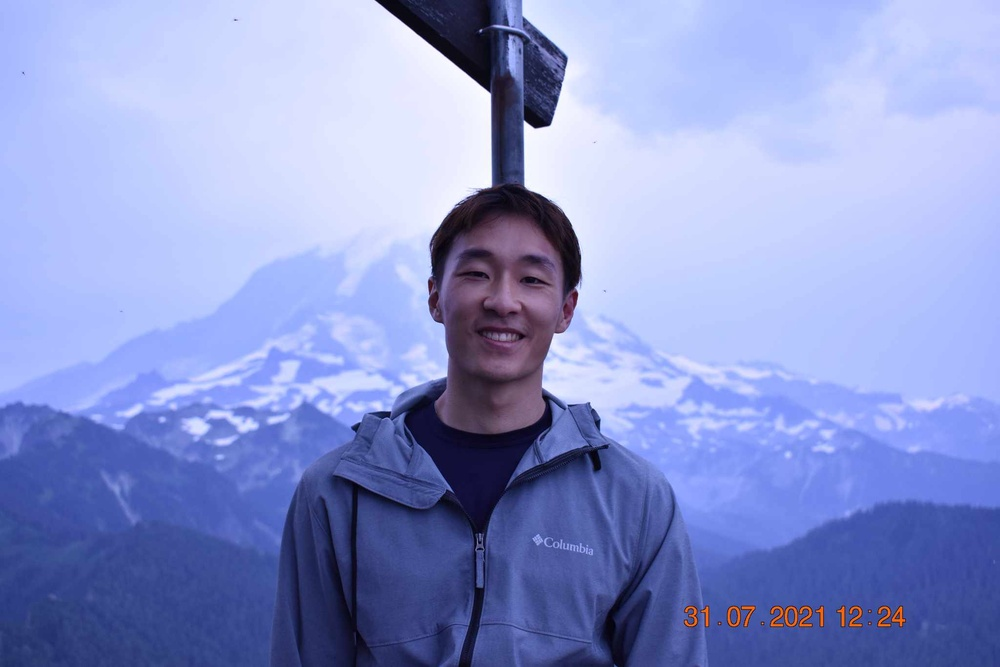
#> input picture opencv-7-flipping/matt.jpg, 1000 x 667 px, shrunk from 2048 x 1365 before the run, found by its file name
$ python flipping.py
#> lines starting #> are read from the running program, lines starting #| are printed output that depends on the picture
import argparse
import cv2

ap = argparse.ArgumentParser()
ap.add_argument("-i", "--image", default="/Users/kuanhc96/Desktop/pyimagesearch/opencv-7-flipping/matt.jpg", help="path to the input image")
args = vars(ap.parse_args())

image = cv2.imread(args["image"])
#> image is the input picture: shape (667, 1000, 3); mean B, G, R 206.9, 150.5, 138.5
cv2.imshow("original", image)

print("[INFO] flip image horizontally")
flipped = cv2.flip(image, 1)
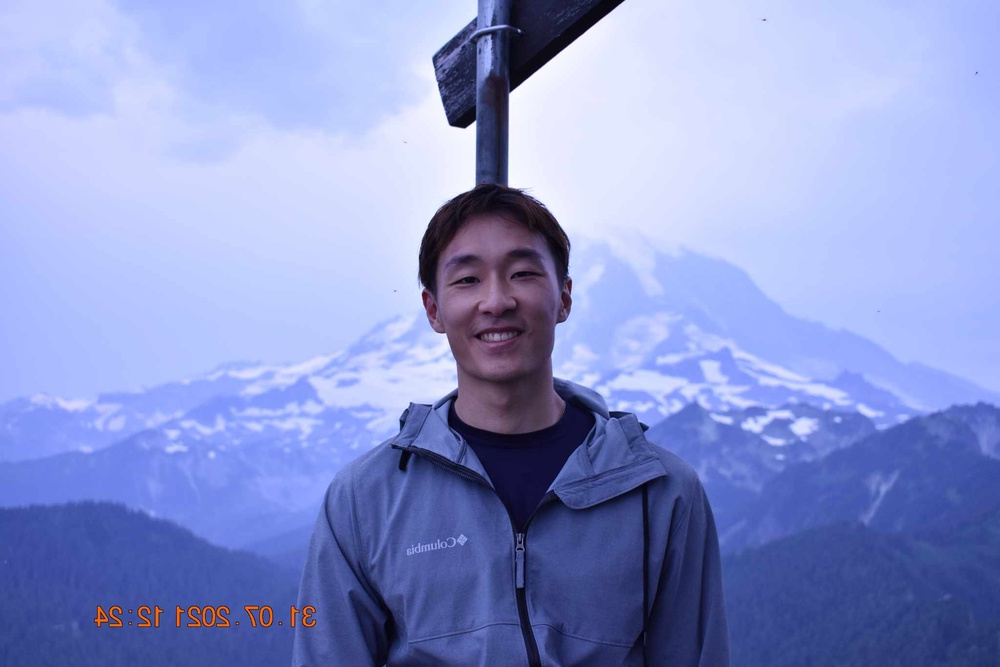
#> flipped: shape (667, 1000, 3); mean B, G, R 206.9, 150.5, 138.5
cv2.imshow("horizontal flip", flipped)

print("[INFO] flip image vertically")
flipped = cv2.flip(image, 0)
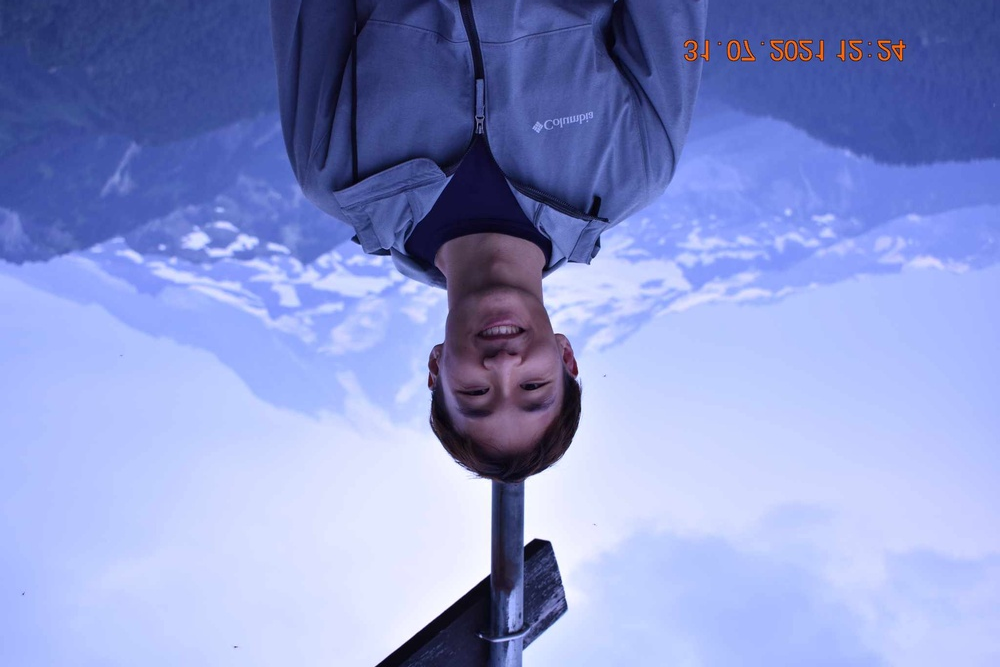
#> flipped: shape (667, 1000, 3); mean B, G, R 206.9, 150.5, 138.5
cv2.imshow("vertical flip", flipped)

print("[INFO] flip image around origin")
flipped = cv2.flip(image, -1)
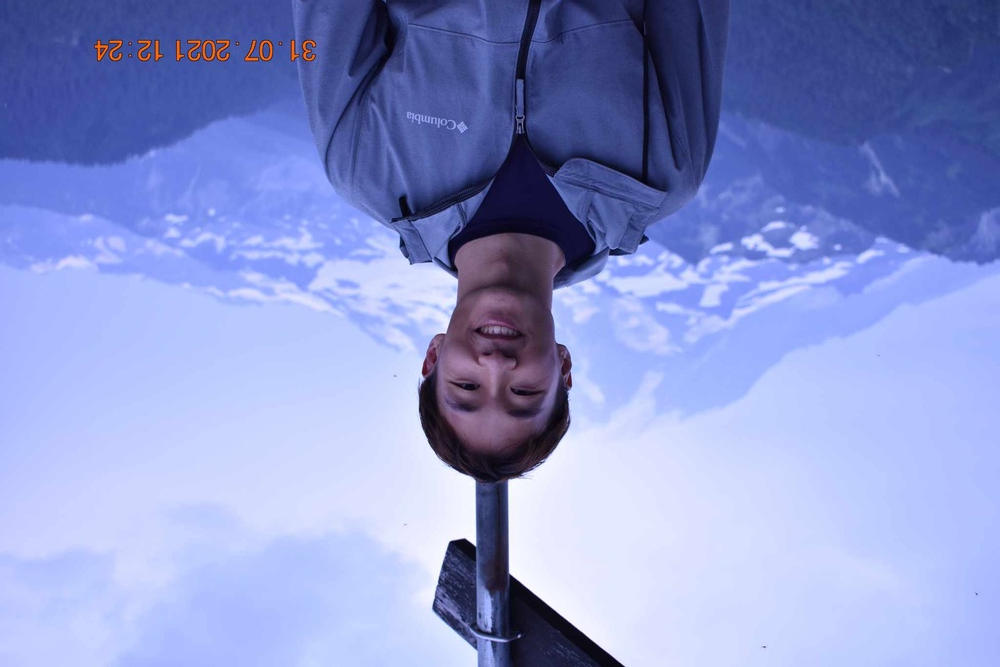
#> flipped: shape (667, 1000, 3); mean B, G, R 206.9, 150.5, 138.5
cv2.imshow("flip around origin", flipped)
cv2.waitKey(0)
